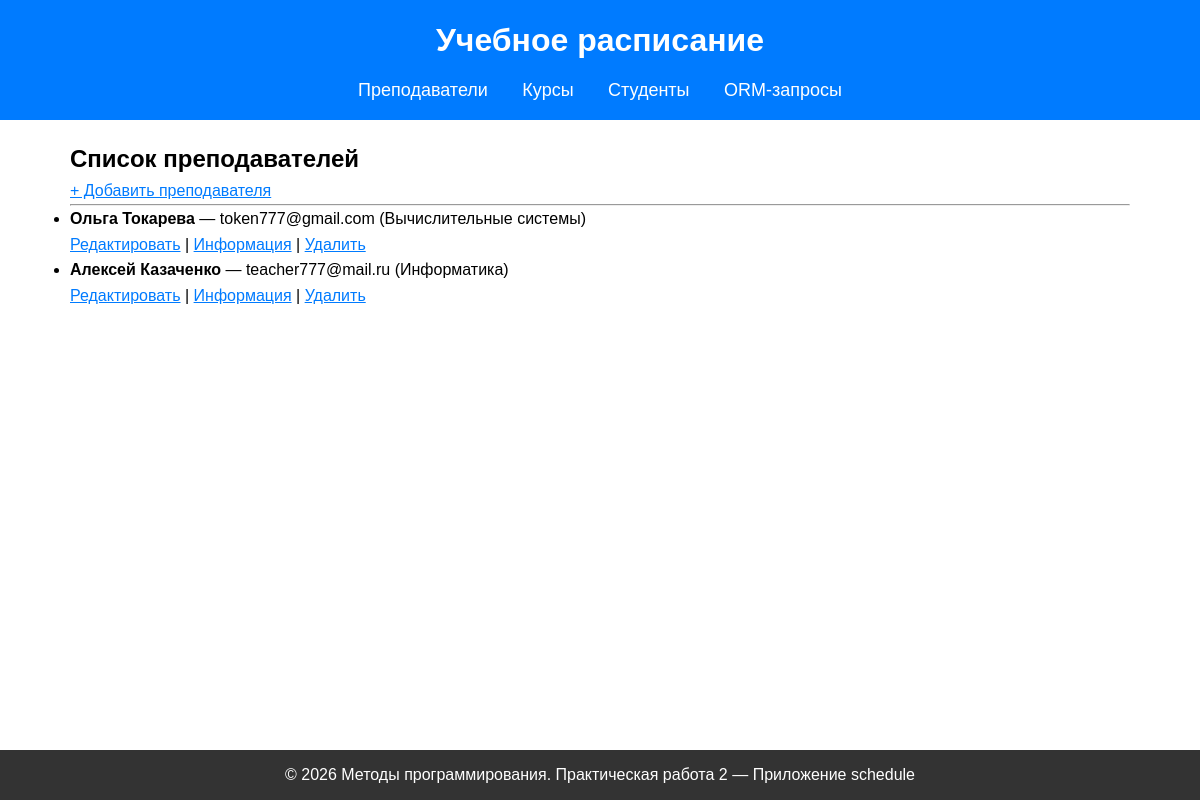
The app's page /, older data.
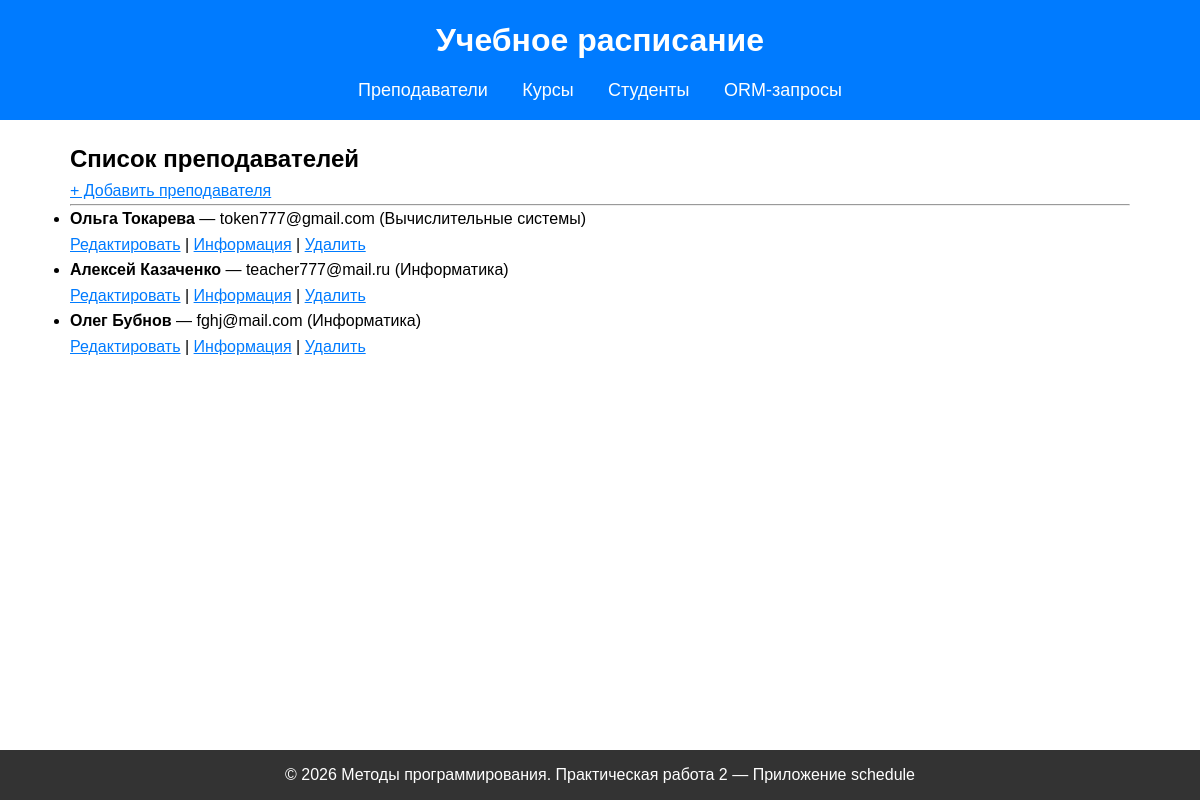
The same page, newer data.
### schedule/models.py (models this page shows, shortened)
class Teacher(models.Model):
    first_name = models.CharField(max_length=100, verbose_name="Имя")
    last_name = models.CharField(max_length=100, verbose_name="Фамилия")
    email = models.EmailField(unique=True, blank=False, null=False, verbose_name="Email")
    department = models.CharField(max_length=100, blank=True, verbose_name="Кафедра")
    hire_date = models.DateField(null=True, blank=True, verbose_name="Дата найма")
    birth_date = models.DateField(null=True, blank=True, verbose_name="Дата рождения")
    phone = models.CharField(max_length=20, unique=True, blank=True, verbose_name="Телефон")
    salary = models.DecimalField(max_digits=10, decimal_places=2, null=True, blank=True, verbose_name="Зарплата")
    degree = models.CharField(max_length=100, blank=True, verbose_name="Учёная степень")
    is_active = models.BooleanField(default=True, verbose_name="Активен")
    class Meta:
        verbose_name = "Преподаватель"
        verbose_name_plural = "Преподаватели"

### schedule/views.py (the view)
# urls.py: path('', teacher_list, name='home'),
def teacher_list(request):
    teachers = Teacher.objects.all()
    return render(request, 'schedule/teacher_list.html', {'teachers': teachers})

### schedule/templates/schedule/teacher_list.html (shortened to what this page needs)
{% extends 'schedule/base.html' %}
{% block content %}
    <h2>Список преподавателей</h2>
    <a href="{% url 'teacher_create' %}">+ Добавить преподавателя</a>
    <hr>
    {% if teachers %}
        <ul>
            {% for teacher in teachers %}
                <li>
                    <strong>{{ teacher.first_name }} {{ teacher.last_name }}</strong> — {{ teacher.email }}
                    {% if teacher.department %} ({{ teacher.department }}) {% endif %}
                    <br>
                    <a href="{% url 'teacher_update' teacher.pk %}">Редактировать</a> |
                    <a href="{% url 'teacher_info' teacher.pk %}">Информация</a> |
                    <a href="{% url 'teacher_delete' teacher.pk %}">Удалить</a>
                </li>
            {% endfor %}
        </ul>
    {% else %}
        <p>Преподавателей пока нет.</p>
    {% endif %}
{% endblock %}

Row changes from the older to the newer data that the page shows:
added Teacher: first_name "Олег", last_name "Бубнов", email "fghj@mail.com", department "Информатика"
